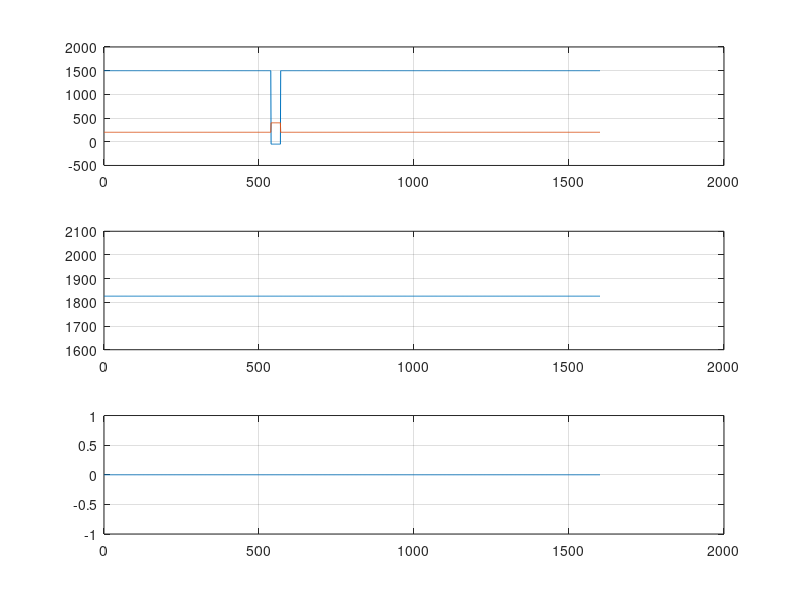

MATLAB code for this plot:
function [qpump qback hbit VaDot] = makeCase()

simLength = 1600;

qpump = zeros(1, simLength+1);
qback = zeros(1, simLength+1);
hbit  = zeros(1, simLength+1);
VaDot = zeros(1, simLength+1);

    for i = 1:400
        qpump(i)    = 1500/6e4;
%         hbit(i)     = 1826;%+0.1*i;
%          hbit(i)     = 1826+0.1*i;
          hbit(i)     = 1826;    
        VaDot(i)    = 0;
    end 
    
    for i = 401:520
%         qpump(i)    = (1500-((i-400)*1500/120))/6e4;
        qpump(i)    = 1500/6e4;
%         hbit(i)     = hbit(i-1);
        hbit(i)     = 1826;  
        VaDot(i)    = 0;
    end

    for i = 521:1120
        qpump(i)    = 1500/6e4;;
%         hbit(i)     = 1826;%+(i-520)*0.1;
%         hbit(i)     = hbit(i-1);
        hbit(i)     = 1826;  
        VaDot(i)    = 0;
    end

    for i = 1121:1240
%         qpump(i)    = (i-1120)*(1500/120)/6e4;
        qpump(i)    = 1500/6e4;
%         hbit(i)     = hbit(i-1);
        hbit(i)     = 1826;  
        VaDot(i)    = 0;
    end
    
    for i = 1241:1601
        qpump(i)    = 1500/6e4;
%         hbit(i)     = 1826;% + (i-1240)*0.1
%         hbit(i)     =  1866+ (i-1240)*0.1;
          hbit(i)     = 1826;  
  
        VaDot(i)    = 0;
    end
    
    for i = 540:570
        qpump(i)    = -50/6e4;
    end
    

qback(qpump>400/6e4)    = 200/6e4;
qback(qpump<=400/6e4)   = 400/6e4;

 figure;
subplot(311),plot(0:simLength,qpump*6e4, 0:simLength,qback*6e4);
grid on;

subplot(312),plot(0:simLength,hbit);
grid on;

subplot(313),plot(0:simLength,VaDot);
grid on;


end

